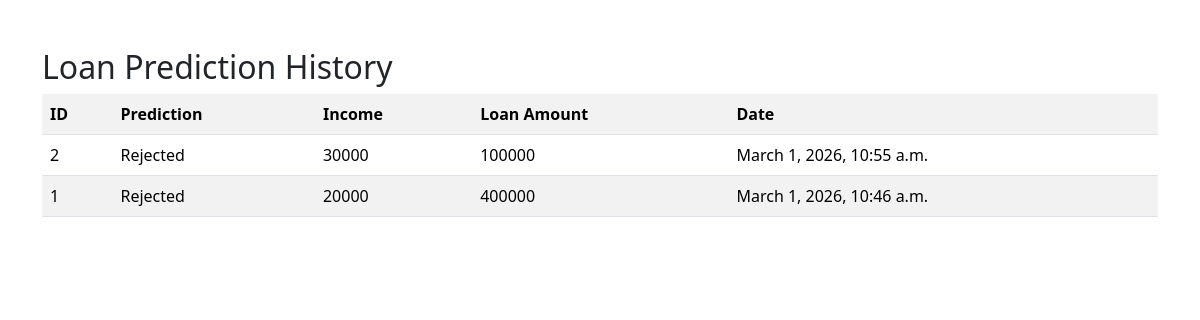
Before: /history/ with the older database file.
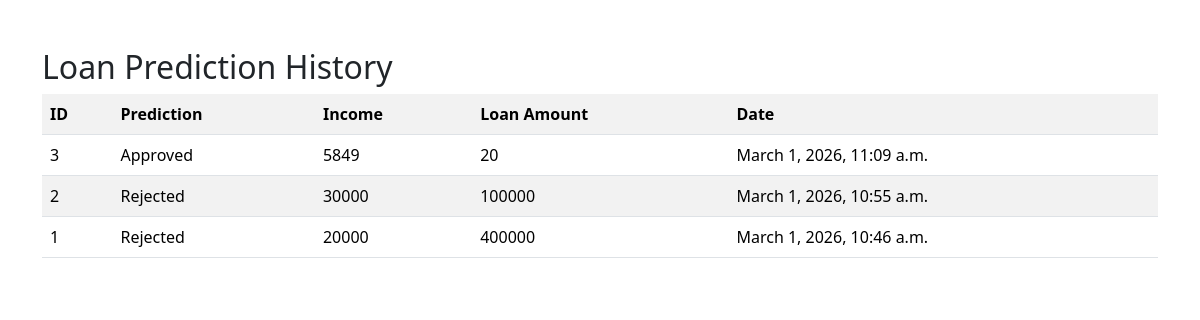
After: the same page with the newer database file.
### loans/models.py (models this page shows, shortened)
class LoanPrediction(models.Model):
    GENDER_CHOICES = [("Male","Male"),("Female","Female")]
    YES_NO_CHOICES = [("Yes","Yes"),("No","No")]
    PROPERTY_CHOICES = [("Urban","Urban"),("Semiurban","Semiurban"),("Rural","Rural")]
    EDUCATION_CHOICES = [("Graduate","Graduate"),("Not Graduate","Not Graduate")]
    Gender = models.CharField(max_length=10, choices=GENDER_CHOICES)
    Married = models.CharField(max_length=3, choices=YES_NO_CHOICES)
    Dependents = models.CharField(max_length=3)
    Education = models.CharField(max_length=20, choices=EDUCATION_CHOICES)
    Self_Employed = models.CharField(max_length=3, choices=YES_NO_CHOICES)
    ApplicantIncome = models.IntegerField()
    CoapplicantIncome = models.IntegerField()
    LoanAmount = models.IntegerField()
    Loan_Amount_Term = models.IntegerField()
    Credit_History = models.FloatField()
    Property_Area = models.CharField(max_length=10, choices=PROPERTY_CHOICES)
    Prediction = models.CharField(max_length=10)  # Approved/Rejected
    Created_At = models.DateTimeField(auto_now_add=True)

### loans/views.py (the view)
# urls.py: path("history/", views.history, name="history"),
def history(request):
    loans = LoanPrediction.objects.all().order_by("-Created_At")
    return render(request, "history.html", {"loans": loans})

### templates/history.html
{% extends "base.html" %}
{% block content %}
<h2>Loan Prediction History</h2>
<table class="table table-striped">
    <tr>
        <th>ID</th>
        <th>Prediction</th>
        <th>Income</th>
        <th>Loan Amount</th>
        <th>Date</th>
    </tr>
    {% for loan in loans %}
    <tr>
        <td>{{ loan.id }}</td>
        <td>{{ loan.Prediction }}</td>
        <td>{{ loan.ApplicantIncome }}</td>
        <td>{{ loan.LoanAmount }}</td>
        <td>{{ loan.Created_At }}</td>
    </tr>
    {% endfor %}
</table>
{% endblock content %}

### templates/base.html (shortened to what this page needs)
<!DOCTYPE html>
<html>
<head>
    <link href="https://cdn.jsdelivr.net/npm/bootstrap@5.3.8/dist/css/bootstrap.min.css" rel="stylesheet">
</head>
<body>
<div class="container my-5">
{% block content %}{% endblock content %}
</div>
</body>
</html>

Changed rows visible on the page:
added LoanPrediction: id "3", Prediction "Approved", ApplicantIncome "5849", LoanAmount "20", Created_At "March 1, 2026, 11:09 a.m."
